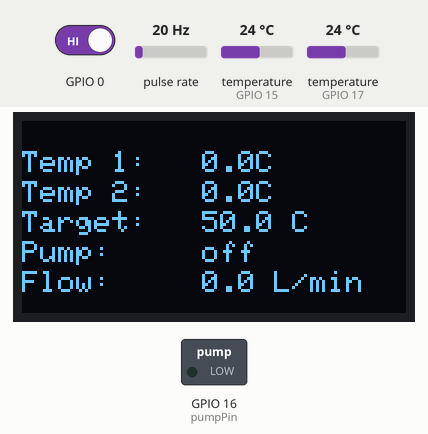
A sketch run on a simulated ESP32. Shown: 128×64 one-colour display, switched loads named in the sketch (green lamp = pin HIGH). Wiring (inferred from the names in the program): pulse sensor: data GPIO 18. Dashed ring = blinking. The test bench sets the inputs (shaded band); at power-on: GPIO 0 HIGH, temperature (sensors on GPIO 15, GPIO 17) 24 °C, pulse rate 20 Hz. What the sketch prints to the serial monitor is not drawn.

Above: at 4.9 s.
5.0 s: GPIO 0 driven LOW
At 6.2 s:
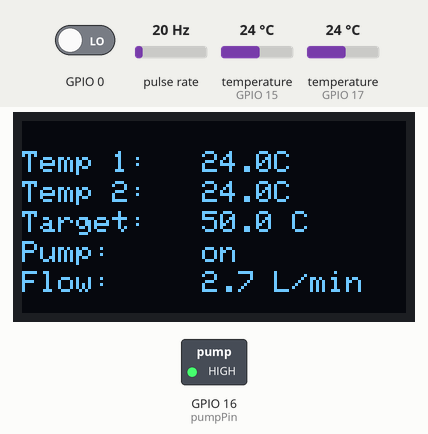
10.5 s: GPIO 0 driven HIGH
At 11.8 s:
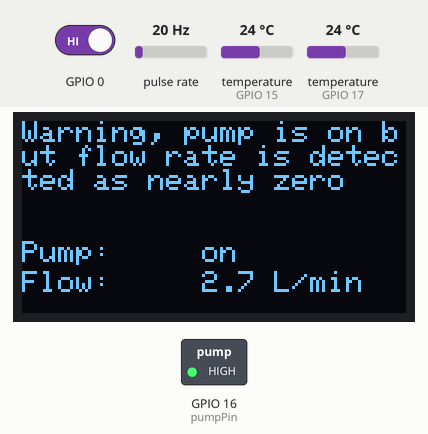
12.1 s: temperature (sensor on GPIO 15) set to 24.8 °C
At 14.9 s:
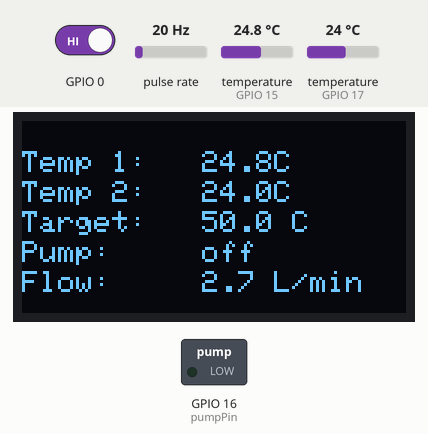
15.2 s: pulse rate (sensor on GPIO 18) set to 4 Hz
At 19.0 s:
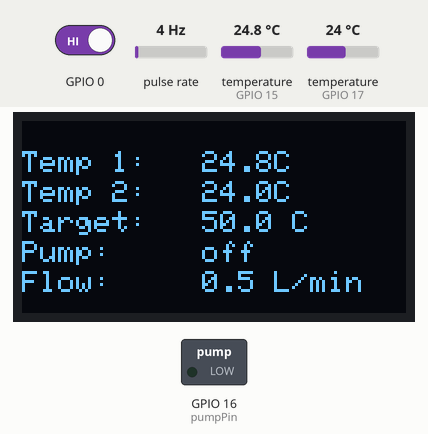
19.3 s: temperature (sensor on GPIO 17) set to 12 °C
At 20.6 s:
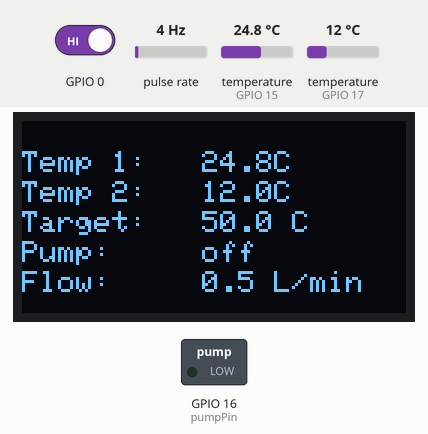
21.4 s: pulse rate (sensor on GPIO 18) set to 50 Hz
At 24.8 s:
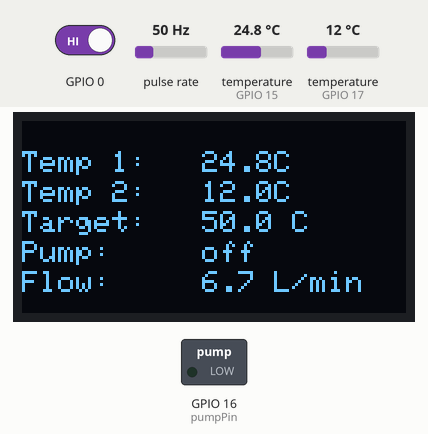
Timing chart, 0 to 26.3 s (numbered marks = the images above; inputs shaded):
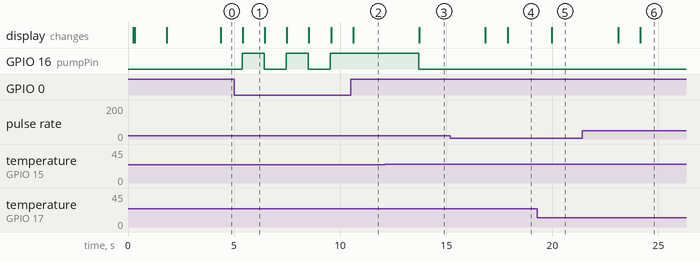

The sketch:

afhmodifiedpumpcontroller.ino
```cpp
#include <Wire.h>
#include <Adafruit_GFX.h>
#include <Adafruit_SSD1306.h>
#include <OneWire.h>
#include <DallasTemperature.h>
#include <WiFi.h>
#include <WebServer.h>
#include <DNSServer.h>


const char *ssid = "Solar_Water_Heater_192.168.4.1";
//const char *password = "00000000"; Not using a password for now
//The website where data is published seems to default to 192.168.4.1
WebServer server(80);

TwoWire I2C_one = TwoWire(0);

// Define the input pin for the flow sensor
const int flowSensorPin = 18;
const int pumpPin = 16;

volatile int pumpStatus = 0;
volatile bool prevButton = false;

volatile float temperature_1 = 0;
volatile float temperature_2 = 0;

// Data wire is plugged into pin 17 and 18 on ESP32
#define ONE_WIRE_BUS_1 15
#define ONE_WIRE_BUS_2 17

// Setup a oneWire instance to communicate with any OneWire devices
OneWire oneWire_1(ONE_WIRE_BUS_1);
OneWire oneWire_2(ONE_WIRE_BUS_2);

// Pass our oneWire reference to Dallas Temperature sensor
DallasTemperature sensors_1(&oneWire_1);
DallasTemperature sensors_2(&oneWire_2);

volatile int flowPulses = 0;   // Keeps track of the number of pulses from the flow sensor
volatile float flowRate;       // Stores the calculated flow rate

QueueHandle_t temperatureQueue; // Queue handler for passing temperature readings between tasks
QueueHandle_t flowRateQueue;   // Queue handler to communicate flow rate values between tasks

const float startupBufferTemperature = 10.0; //The roof must be this many degrees warmer than the water heater for the pump to kick in
const float shutdownBufferTemperature = 7.0;

// Initialize the OLED display
#define SCREEN_WIDTH 128
#define SCREEN_HEIGHT 64
#define OLED_RESET -1
Adafruit_SSD1306 display(SCREEN_WIDTH, SCREEN_HEIGHT, &I2C_one, OLED_RESET);

const int JoyY = 4;
const int JoyBtn = 5;
const int JoyPower = 12;

volatile float settemp = 50; //This should be the water heater temperature
volatile float targetTemp = 50; //30 degrees celsius
volatile float lastTemperature_1 = 0; // variable to store the last known temperature reading from sensor 1
volatile float lastTemperature_2 = 0; // variable to store the last known temperature reading from sensor 2
volatile float lastFlowRate = 0;


void flowRateTask(void *pvParameters) {
  (void) pvParameters;

  pinMode(flowSensorPin, INPUT_PULLUP);  // Set the flow sensor pin as an input and enable the internal pull-up resistor
  attachInterrupt(digitalPinToInterrupt(flowSensorPin), flowSensorISR, FALLING);  // Attach an interrupt to the flow sensor pin to count pulses

  for (;;) {
    flowPulses = 0;             // Reset the pulse count
    int delayNum = 1000; //wait for 1 second
    vTaskDelay(pdMS_TO_TICKS(delayNum));  // Wait for one second to allow pulses to accumulate
    detachInterrupt(digitalPinToInterrupt(flowSensorPin));  // Disable the interrupt while calculating the flow rate
    float flowRate = (1000/(float)delayNum) * (float)flowPulses / 7.5;  // Calculate the flow rate in liters per minute, assuming a flow sensor with a pulse rate of 7.5 pulses per liter
    xQueueSend(flowRateQueue, &flowRate, portMAX_DELAY);  // Send the flow rate value to the queue
    attachInterrupt(digitalPinToInterrupt(flowSensorPin), flowSensorISR, FALLING);  // Re-enable the interrupt to count pulses
  }
}

void temperatureTask(void *pvParameters) {
  (void) pvParameters;

  for (;;) {
    // Read temperature sensor and send readings to the queue
    sensors_1.requestTemperatures();
    sensors_2.requestTemperatures();
    float temperature_1 = sensors_1.getTempCByIndex(0);
    float temperature_2 = sensors_2.getTempCByIndex(0);
    float temperatureArray[2] = { temperature_1, temperature_2 };
    xQueueSend(temperatureQueue, &temperatureArray, portMAX_DELAY);

    vTaskDelay(pdMS_TO_TICKS(100)); // Wait for 0.1 second
  }
}

void setup() {
  Serial.begin(115200);

  // Connect to Wi-Fi as an Access Point
  WiFi.mode(WIFI_AP);
  WiFi.softAP(ssid);

  // Get the IP address of the AP
  IPAddress apIP = WiFi.softAPIP();
  Serial.print("AP IP address: ");
  Serial.println(apIP);

  // Route for root / page
  server.on("/", HTTP_GET, handleRoot);

  // Start the server
  server.begin();

  pinMode(pumpPin,OUTPUT);
  pinMode(ONE_WIRE_BUS_1, INPUT_PULLUP);
  pinMode(ONE_WIRE_BUS_2, INPUT_PULLUP);
  delay(100);
  sensors_1.begin();
  sensors_2.begin();
  uint8_t address_1[8];
  uint8_t address_2[8];
  sensors_1.getAddress(address_1, 0);
  sensors_2.getAddress(address_2, 0);

  Serial.print("Sensor 1 address: ");
  for (int i = 0; i < 8; i++) {
    Serial.print(address_1[i], HEX);
  }
  Serial.println();

  Serial.print("Sensor 2 address: ");
  for (int i = 0; i < 8; i++) {
    Serial.print(address_2[i], HEX);
  }
  Serial.println();
  delay(100);

  //I2C_one.begin(8,9);
  I2C_one.begin(13,14);
  I2C_one.setClock(400000);
  // OLED display initialization
  if(!display.begin(SSD1306_SWITCHCAPVCC, 0x3C)) {
    Serial.println(F("SSD1306 allocation failed"));
  }
  else{
    Serial.println("OLED initialization successful");
  }
  // display.clearDisplay();
  display.clearDisplay();
  display.setTextSize(1);
  display.setTextColor(WHITE);

  display.setCursor(0, 0);
  display.print("UC San Diego");
  display.setCursor(0, 10);
  display.print("ENG 100D");

  display.setCursor(0, 30);
  display.print("Baja Solar Project");
  display.setCursor(0, 50);
  display.print("For Neustra Familia");

  display.display();
  delay(1500);


  display.clearDisplay();
  display.setTextSize(1);
  display.setTextColor(WHITE);

  display.setCursor(0, 0);
  display.print("ENG 100D SP 2023");
  display.setCursor(0, 10);
  display.print("Prof: Ahn-Thu Ngo");
  display.setCursor(0, 20);
  display.print("TA: Albert Chang");
  display.setCursor(0, 30);
  display.print("William Harris");
  display.setCursor(0, 40);
  display.print("Madison Ragone");
  display.setCursor(0, 50);
  display.print("Darell Chua");
  display.display();
  delay(1500);

  temperatureQueue = xQueueCreate(1, sizeof(float[2]));
  xTaskCreate(temperatureTask, "TemperatureTask", configMINIMAL_STACK_SIZE + 1024, NULL, 1, NULL);

  flowRateQueue = xQueueCreate(1, sizeof(float));  // Create a queue to hold one float value
  xTaskCreate(flowRateTask, "FlowRateTask", configMINIMAL_STACK_SIZE + 1024, NULL, 1, NULL);

  pinMode(JoyPower,OUTPUT);
  pinMode(JoyY,INPUT_PULLDOWN);
  pinMode(JoyBtn,INPUT_PULLUP);

  setupCaptivePortal();

}

void loop() {
  delay(1000);//Delay for one second between loops
  // Handle client requests
  server.handleClient();

  // Check if new temperature readings are available
  float temperatureArray[2];
  if (xQueueReceive(temperatureQueue, &temperatureArray, 0) == pdTRUE) {
    lastTemperature_1 = temperatureArray[0]; // Update the last known temperature reading from sensor 1
    lastTemperature_2 = temperatureArray[1]; // Update the last known temperature reading from sensor 2
  }

  // Print the last known temperature readings
  Serial.print("Temperature 1: ");
  Serial.print(lastTemperature_1);
  Serial.print(" °C  Temperature 2: ");
  Serial.print(lastTemperature_2);
  Serial.println(" °C");
  float latestFlowRate;
  if (xQueueReceive(flowRateQueue, &latestFlowRate, 0) == pdPASS) {  // Try to read the latest flow rate value from the queue
    lastFlowRate = latestFlowRate;
  }

  Serial.print("Flow rate: ");
  Serial.print(lastFlowRate);
  Serial.println(" L/min");

  // Display the readings on the OLED display
  display.clearDisplay();
  display.setTextSize(1);
  display.setTextColor(WHITE);

  display.setCursor(0,10);
  display.print("Temp 1:");
  display.setCursor(60, 10);
  display.print(lastTemperature_1, 1);
  display.print("C");

  display.setCursor(0, 20);
  display.print("Temp 2:");
  display.setCursor(60, 20);
  display.print(lastTemperature_2, 1);
  display.print("C");

/*
  analogWrite(JoyPower,1023); //turn on power for joystick
  //Serial.println(analogRead(JoyY));
  //Serial.println(digitalRead(JoyBtn));

  if (targetTemp > 100){
    targetTemp = 100;
  }else if (targetTemp < 0){
    targetTemp = 0;
  }

  int normJoyY = analogRead(JoyY)-2048;
  //Serial.println(normJoyY);

  if (normJoyY < -1500){
      settemp += 0.1;
    if (normJoyY < -1750){
      settemp += 0.4;
    }
    if (normJoyY < -2000){
      settemp += 1;//When joystick is unplugged the value defaults to very low
    }
  }else if (normJoyY > 1500){
    settemp -= 0.1;
    if (normJoyY > 1750){
      settemp -= 0.4;
    }
    if (normJoyY > 2000){
      settemp -= 1;
    }
  }

  if (!digitalRead(JoyBtn)){
    targetTemp = settemp;
  }
*/
  display.setCursor(0, 30);
  display.print("Target:");
  display.setCursor(60, 30);
  display.print(targetTemp, 1);
  display.print(" C");

 // display.setCursor(0, 30);
 // display.print("New temp:");
 // display.setCursor(60, 30);
 // display.print(settemp, 1);
 // display.print(" C");

  Serial.print("Target Temp: ");
  Serial.print(targetTemp);
  Serial.println(" C");

 //Using the reasonableTempCheck and pumpController() functions instead
 /* if (lastTemperature_1 < targettemp){
   pumpStatus = 1;
  delay(100);
 }else{
    pumpStatus = 0;
 }
 */

  reasonableTempCheck();

  display.setCursor(0, 40);
  display.print("Pump:");
  display.setCursor(60, 40);

  bool PumpSwitching = false;
  int ButtonRead = !digitalRead(0);
  if ((ButtonRead - prevButton)>0){
    pumpStatus = !pumpStatus;
  }

  if (pumpStatus){
    display.print("on");
    digitalWrite(pumpPin,HIGH);
  }else{
    digitalWrite(pumpPin,LOW);
    display.print("off");
  }

  Serial.print("Pump Status: ");
  Serial.println(pumpStatus);

  display.setCursor(0, 50);
  display.print("Flow:");
  display.setCursor(60, 50);
  display.print(lastFlowRate, 1);
  display.print(" L/min");

  display.display();
  delay(10);

  loopCaptivePortal();
}

void flowSensorISR() {
  flowPulses++;  // Increment the pulse count
}

void handleRoot() {
  // Create an HTML page to display your variables
  String html = "<html><body>";
  html += "<h1>Temperature and Flow Rate</h1>";
  html += "<p>Set Temperature: " + String(settemp) + "</p>";
  html += "<p>Target Temperature: " + String(targetTemp) + "</p>";
  html += "<p>Pump Status: " + String(pumpStatus) + "</p>";
  html += "<p>Last Temperature (Sensor 1): " + String(lastTemperature_1) + "</p>";
  html += "<p>Last Temperature (Sensor 2): " + String(lastTemperature_2) + "</p>";
  html += "<p>Last Flow Rate: " + String(lastFlowRate) + "</p>";
  html += "</body></html>";

  // Send the HTML response to the client
  server.send(200, "text/html", html);
}

DNSServer dnsServer;

void setupCaptivePortal() {//This is for making the information page automatically pop up when people log in to the wifi
  // Set up captive portal DNS server
  dnsServer.start(53, "*", WiFi.softAPIP());
}

void loopCaptivePortal() {
  // Handle DNS requests
  dnsServer.processNextRequest();
}

void pumpController(){
  //display.print(lastTemperature_1);
  //display.print(lastTemperature_2);

//Pump is on if water heater thermocouple reads below 50 degrees celsius and the solar heater thermocouple reads at least 10 degrees higher than the water heater thermocouple
if (pumpStatus == 0 && lastTemperature_1 < targetTemp && lastTemperature_1 < (lastTemperature_2)){
    pumpStatus = 1;
  }
 //If pump is on, the roof must cool to 7 degrees warmer than the water heater for the pump to shut off, or the water heater must warm to 2 degrees hotter than 50 degrees celsius.
 //This is to prevent rapid pump on-off switching when the roof temp is very close to 10 degrees warmer than the water heater
if(pumpStatus == 1 && (lastTemperature_1 > targetTemp+2 || lastTemperature_1 > lastTemperature_2)){
    pumpStatus = 0;
}
if (pumpStatus == 1 && flowRate < 0.1){
  //The <0.1 is a tolerance to account for the flow sensor not returning precisely zero. Also deals with any floating point arithmetic errors.
    display.clearDisplay();
    display.setCursor(0, 0);
    display.print("Warning, pump is on but flow rate is detected as nearly zero");
    }
}
  //Turned this pump status cycling function off for now
/*if (pumpStatus == 0){//Temperature sensors will not give an accurate reading unless some water flows through pipes.
  //This is because the temperature sensors are attached to pipes after the gas water heater/solar water heater respectively
  delay(1800000);//If the pump is off, it stays off for 30 minutes, then runs for 30 seconds before a new temperature reading is taken
  pumpStatus = 1;
  display.print("on");
  digitalWrite(pumpPin,HIGH);
  delay(30000);
  }
  else{
    delay(10000);
  }*/


//work in progress reasonable data checking function
void reasonableTempCheck(){
if (lastTemperature_1 < 0){
  pumpStatus = 0;
  digitalWrite(pumpPin,LOW);
  display.clearDisplay();
  display.setCursor(0, 0);
  display.print("Thermocouple 1 reading below 0 degrees celsius, pump shut off");
}
else if (lastTemperature_2 < 0){
  pumpStatus = 0;
  digitalWrite(pumpPin,LOW);
  display.clearDisplay();
  display.setCursor(0, 0);
  display.print("Thermocouple 2 reading below 0 degrees celsius, pump shut off");
}
else if (lastTemperature_1 > 95){
  pumpStatus = 0;
  digitalWrite(pumpPin,LOW);
  display.clearDisplay();
  display.setCursor(0, 0);
  display.print("Thermocouple 1 reading above 95 degrees celsius, pump shut off");
}
else if (lastTemperature_2 > 95){
  pumpStatus = 0;
  digitalWrite(pumpPin,LOW);
  display.clearDisplay();
  display.setCursor(0, 0);
  display.print("Thermocouple 2 reading above 95 degrees celsius, pump shut off");
}
else{
pumpController();
}
}
```

Measured:
- the behaviour switches between 24 and 24.1 °C on temperature (sensor on GPIO 15) (found by bisection; images 2 and 3)
- after the input at 5.0 s, GPIO 16 (pumpPin): alternates HIGH for 1.0 s and LOW for 1.0 s, starting after 0.38 s; the display: changes after 0.41 s (image 1)
- after the input at 10.5 s, GPIO 16 (pumpPin): stays HIGH (without the input it goes to LOW after 0.08 s); the display: changes after 0.11 s (image 2)
- after the input at 12.1 s, GPIO 16 (pumpPin): HIGH → LOW after 1.6 s; the display: changes after 1.6 s (image 3)
- after the input at 15.2 s, the display: first changes after 1.6 s (image 4 shows a later state)
- after the input at 19.3 s, the display: changes after 0.68 s (image 5)
- after the input at 21.4 s, the display: first changes after 1.7 s (image 6 shows a later state)
